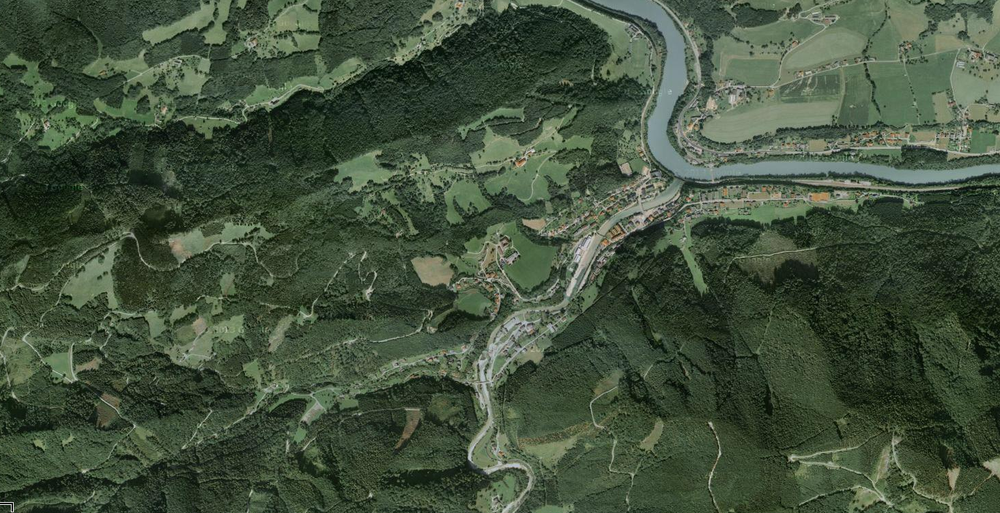
%> input picture examples/Edison_Mean_Shift/map1.png, 1000 x 513 px, shrunk from 1465 x 751 before the run
$ octave do_mean_shift.m   (GNU Octave 9; MATLAB toolbox functions it lacks are replaced by stand-ins)
%> lines starting %> are read from the running program, lines starting %| are printed output that depends on the picture
%> further down, I is the input picture: size 513x1000x3 uint8; mean R, G, B 66.5, 81.6, 60.7
### edison_wrapper.m
function [varargout] = edison_wrapper(rgbim, featurefun, varargin)
%
% Performing mean_shift operation on image
%
% Usage:
%   [fimage labels modes regSize grad conf] = edison_wrapper(rgbim, featurefunc, ...)
%
% Inputs:
%   rgbim - original image in RGB space
%   featurefunc - converting RGB to some feature space in which to perform
%                 the segmentation, like @RGB2Lab etc.
%
% Allowed parameters:
%   'steps'       - What steps the algorithm should perform:
%                   1 - only mean shift filtering
%                   2 - filtering and region fusion [default]
%   'synergistic' - perform synergistic segmentation [true]|false
%   'SpatialBandWidth' - segmentation spatial radius (integer) [7]
%   'RangeBandWidth'   - segmentation feature space radius (float) [6.5]
%   'MinimumRegionArea'- minimum segment area (integer) [20]
%   'SpeedUp'          - algorithm speed up {1,2,3} [2]
%   'GradientWindowRadius' - synergistic parameters (integer) [2]
%   'MixtureParameter' - synergistic parameter (float 0,1) [.3]
%   'EdgeStrengthThreshold'- synergistic parameter (float 0,1) [.3]
%
% Outputs:
%   fimage  - the result in feature space
%   labels  - labels of regions [if steps==2]
%   modes   - list of all modes [if steps==2]
%   regSize - size, in pixels, of each region [if steps==2]
%   grad    - gradient map      [if steps==2 and synergistic]
%   conf    - confidence map    [if steps==2 and synergistic]
%


% rgbim must be of type uint8
if ~isa(rgbim,'uint8'),
    if max(rgbim(:)) <= 1,
        rgbim = im2uint8(rgbim);
    else
        rgbim = uint8(rgbim);
    end
end
imsiz = size(rgbim);
%> imsiz = [513 1000 3]

fim = im2single(rgbim);
fim = single(featurefun(fim));
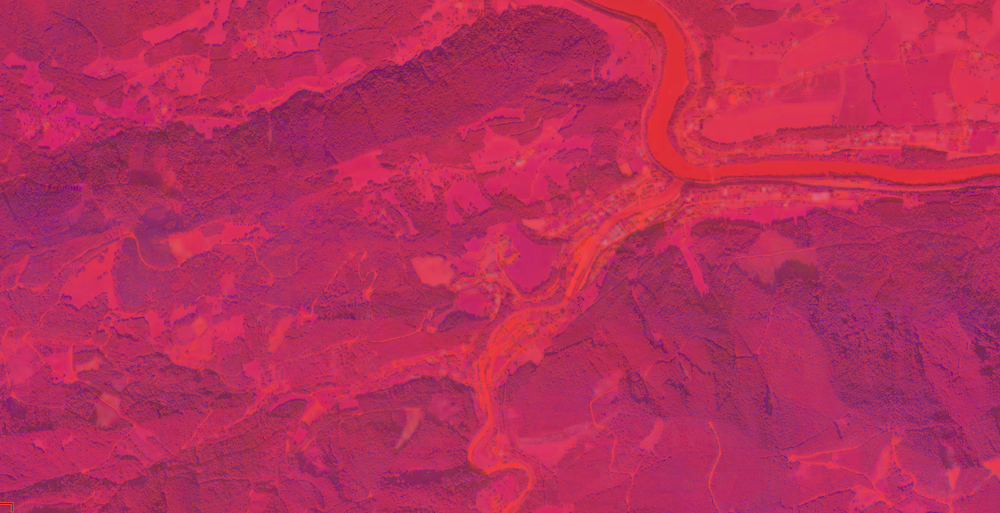
%> fim: size 513x1000x3 single; mean R, G, B 59.9, -7.5, 14.2; drawn with min black and max white

rgbim = permute(rgbim,[3 2 1]);
fim = permute(fim, [3 2 1]);

p = parse_inputs(varargin);
%> in parse_inputs, `p.synergistic = logical(p.synergistic);`: p.synergistic = true
%> p = {steps 2, synergistic true, SpatialBandWidth 7, RangeBandWidth 6.5, MinimumRegionArea 20, SpeedUp 2}

labels = [];
modes =[];
regSize = [];
grad = [];
conf = [];

if p.steps == 1
    [fimage] = edison_wrapper_mex(fim, rgbim, p);
else
    if p.synergistic
%> the run ends on the next line
        [fimage labels modes regSize grad conf]  = edison_wrapper_mex(fim, rgbim, p);
    else
        [fimage labels modes regSize]  = edison_wrapper_mex(fim, rgbim, p);
    end
    grad = reshape(grad,imsiz([2 1]))';
    conf = reshape(conf',imsiz([2 1]))';
end
fimage = permute(fimage, [3 2 1]);

if nargout >= 1, varargout{1} = fimage; end;
if nargout >= 2, varargout{2} = labels'; end;
if nargout >= 3, varargout{3} = modes; end;
if nargout >= 4, varargout{4} = regSize; end;
if nargout >= 5, varargout{5} = grad; end;
if nargout >= 6, varargout{6} = conf; end;


%--------------------------------------------------------%
function [p] = parse_inputs(args)
% Allowed parameters
%   'steps'       - What steps the algorithm should perform:
%                   1 - only mean shift filtering
%                   2 - filtering and region fusion [defualt]
%   'synergistic' - perform synergistic segmentation [true]|false
%   'SpatialBandWidth' - segmentation spatial radius (integer) [7]
%   'RangeBandWidth'   - segmentation feature space radius (float) [6.5]
%   'MinimumRegionArea'- minimum segment area (integer) [20]
%   'SpeedUp'          - algorithm speed up {0,1,2} [1]
%   'GradientWindowRadius' - synergistic parameters (integer) [2]
%   'MixtureParameter' - synergistic parameter (float 0,1) [.3]
%   'EdgeStrengthThreshold'- synergistic parameter (float 0,1) [.3]


% convert ars to parameters - then init all the rest according to defualts
try
    p = struct(args{:});
catch
    error('edison_wrapper:parse_inputs','Cannot parse arguments');
end

% % modes of operation
% -. edge detection -- currently unsupported
% 1. Filtering
% 2. Fusing regions
% 3. Segmentation
if ~isfield(p,'steps')
    p.steps = 2;
end
if p.steps ~= 1 && p.steps ~=2
    error('edison_wrapper:parse_inputs','steps must be either 1 or 2');
end

% % parameters
% Flags
% 1. synergistic
if ~isfield(p,'synergistic')
    p.synergistic = true;
end
p.synergistic = logical(p.synergistic);

% Mean Shift Segmentation parameters
% SpatialBandWidth [integer]
if ~isfield(p,'SpatialBandWidth')
    p.SpatialBandWidth = 7;
end
if p.SpatialBandWidth < 0 || p.SpatialBandWidth ~= round(p.SpatialBandWidth)
    error('edison_wrapper:parse_inputs','SpatialBandWidth must be a positive integer');
end
% RangeBandWidth [float]
if ~isfield(p,'RangeBandWidth')
    p.RangeBandWidth = 6.5;
end
if p.RangeBandWidth < 0
    error('edison_wrapper:parse_inputs','RangeBandWidth must be positive');
end
% MinimumRegionArea [integer]
if ~isfield(p,'MinimumRegionArea')
    p.MinimumRegionArea = 20;
end
if p.MinimumRegionArea < 0 || p.MinimumRegionArea ~= round(p.MinimumRegionArea)
    error('edison_wrapper:parse_inputs','MinimumRegionArea must be a positive integer');
end
% SpeedUp
if ~isfield(p,'SpeedUp')
    p.SpeedUp = 2;
end
if p.SpeedUp ~=1 && p.SpeedUp ~= 2 && p.SpeedUp ~= 3
    error('edison_wrapper:parse_inputs','SpeedUp must be either 1, 2 or 3');
end
% Synergistic Segmentation parameters
% GradientWindowRadius [integer]
if ~isfield(p,'GradientWindowRadius')
    p.GradientWindowRadius = 2;
end
if p.GradientWindowRadius < 0 || p.GradientWindowRadius ~= round(p.GradientWindowRadius)
    error('edison_wrapper:parse_inputs','GradientWindowRadius must be a positive integer');
end
% MixtureParameter [float (0,1)]
if ~isfield(p,'MixtureParameter')
    p.MixtureParameter = .3;
end
if p.MixtureParameter < 0 || p.MixtureParameter > 1
    error('edison_wrapper:parse_inputs','MixtureParameter must be between zero and one');
end
% EdgeStrengthThreshold [float (0,1)]
if ~isfield(p,'EdgeStrengthThreshold')
    p.EdgeStrengthThreshold = .3;
end
if p.EdgeStrengthThreshold < 0 || p.EdgeStrengthThreshold > 1
    error('edison_wrapper:parse_inputs','MixtureParameter must be between zero and one');
end

% % Currently unsupported
% Edge Detection Parameters
% GradientWindowRadius [integer]
% MinimumLength [integer]
% NmxRank [float (0,1)]
% NmxConf [float (0,1)]
% NmxType
% HysterisisHighRank [float (0,1)]
% HysterisisHighConf [float (0,1)]
% HysterisisHighType
% HysterisisLowRank [float (0,1)]
% HysterisisLowConf [float (0,1)]
% HysterisisLowType

% %

### RGB2Luv.m
function luvim = RGB2Luv(im)

if size(im,3) ~= 3
    error('im must have three color channels');
end
if ~isa(im,'float')
    im = im2single(im);
end
if (max(im(:)) > 1)
    im = im./255;
end

XYZ = [.4125 .3576 .1804; .2125 .7154 .0721; .0193 .1192 .9502];
Yn = 1.0;
Lt = .008856;
Up = 0.19784977571475;
Vp = 0.46834507665248;
imsiz = size(im);
im = permute(im,[3 1 2]);
im = reshape(im,[3 prod(imsiz(1:2))]);
xyz = reshape((XYZ*im)',imsiz);
x = xyz(:,:,1);
y = xyz(:,:,2);
z = xyz(:,:,3);

l0 = y./Yn;
l = l0;
l(l0>Lt) = 116.*(l0(l0>Lt).^(1/3)) - 16;
l(l0<=Lt) = 903.3*l0(l0<=Lt);
c = x + 15*y + 3 * z;
u = 4*ones(imsiz(1:2),class(im));
v = (9/15)*ones(imsiz(1:2),class(im));
u(c~=0) = 4*x(c~=0)./c(c~=0);
v(c~=0) = 9*y(c~=0)./c(c~=0);

u = 13*l.*(u-Up);
v = 13*l.*(v-Vp);

luvim = cat(3,l,u,v);

### examples/Edison_Mean_Shift/do_mean_shift.m
%do_meanshift
clear all
I = imread('map1.png');
[fimg labels modes regsize grad conf] = edison_wrapper(I,@RGB2Luv);

$ run again, with examples/Edison_Mean_Shift/gaussian1.png copied over examples/Edison_Mean_Shift/map1.png
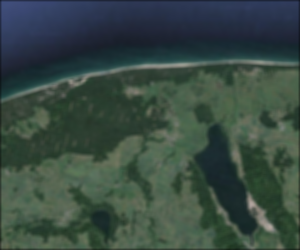
%> input picture examples/Edison_Mean_Shift/gaussian1.png, 300 x 250 px
%> I is the input picture: size 250x300x3 uint8; mean R, G, B 56.6, 73.9, 66.6
%> in edison_wrapper, `fim = single(featurefun(fim));`:
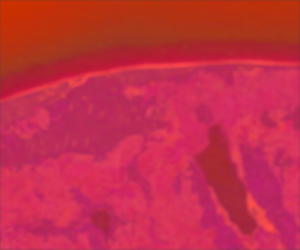
%> fim: size 250x300x3 single; mean R, G, B 58.4, -9.2, 2.4; drawn with min black and max white
%> p.synergistic = true
%> p = {steps 2, synergistic true, SpatialBandWidth 7, RangeBandWidth 6.5, MinimumRegionArea 20, SpeedUp 2}
